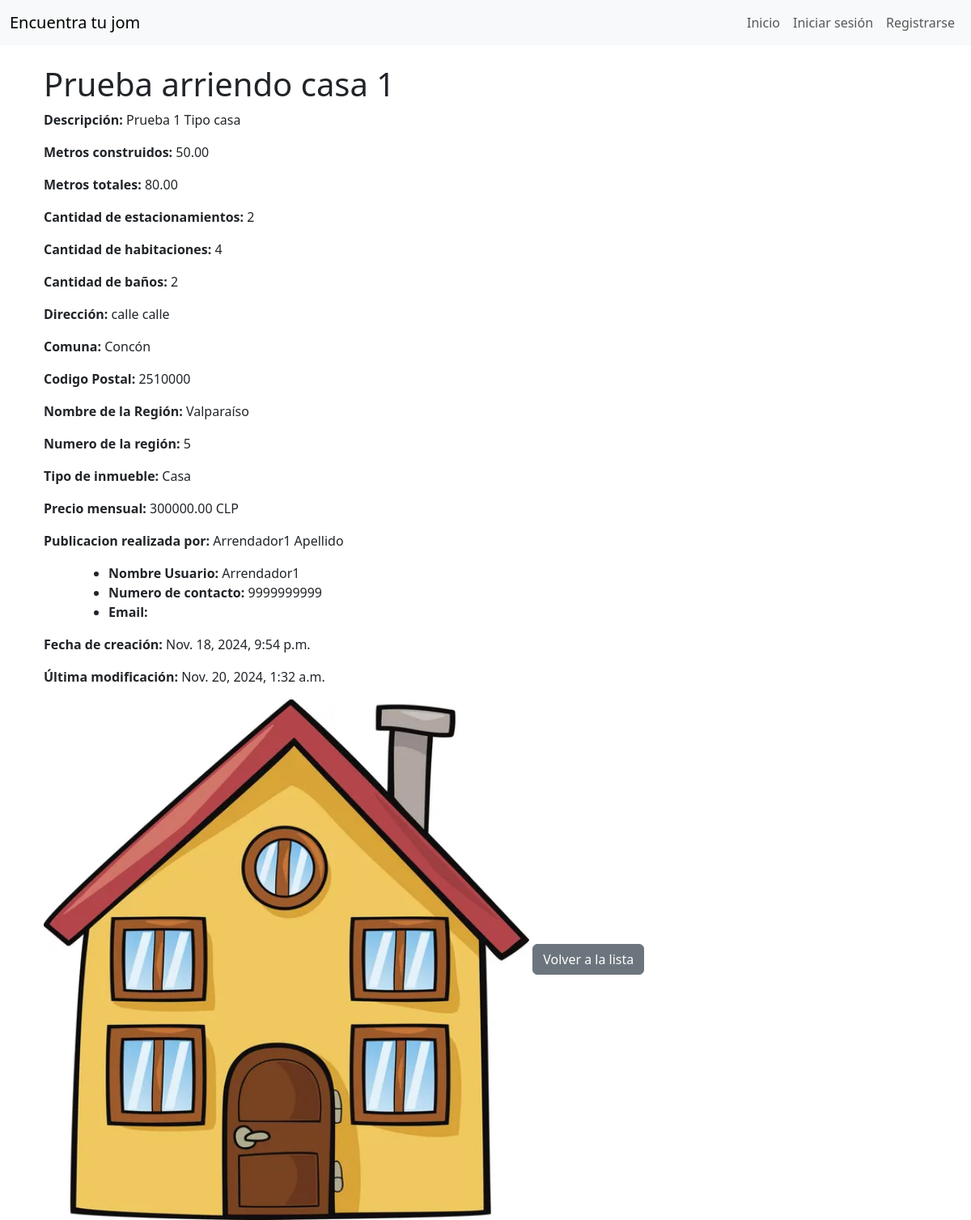
Screenshot of /ver_mas_inmueble/1/ with the database file from the repository.
### gestion_inmuebles/models.py (models this page shows, shortened)
class Inmueble(models.Model):
    TIPO_INMUEBLE = [
        ('Casa', 'Casa'),
        ('Departamento', 'Departamento'),
        ('Parcela', 'Parcela')
    ]
    nombre = models.CharField(max_length=100)
    descripcion = models.TextField()
    metros_construidos = models.DecimalField(
        max_digits=10,
        decimal_places=2,
        validators=[MinValueValidator(0.01)]
        )
    metros_totales = models.DecimalField(
        max_digits=10,
        decimal_places=2,
        validators=[MinValueValidator(0.01)]
    )
    cantidad_estacionamientos = models.IntegerField(validators=[MinValueValidator(1)])
    cantidad_habitaciones = models.IntegerField(validators=[MinValueValidator(1)])
    cantidad_banos = models.IntegerField(validators=[MinValueValidator(1)])
    direccion = models.CharField(max_length=255)
    comuna = models.ForeignKey(Comuna, on_delete=models.SET_NULL, null=True)
    tipo_inmueble = models.CharField(max_length=20, choices=TIPO_INMUEBLE)
    precio_mensual = models.DecimalField(max_digits=12, decimal_places=2,validators=[MinValueValidator(0.01)])
    arrendador = models.ForeignKey(Perfil, on_delete=models.CASCADE, related_name='propiedades')
    fecha_creacion = models.DateTimeField(auto_now_add=True)
    ultima_modificacion = models.DateTimeField(auto_now=True)
    imagen = models.ImageField(upload_to='static/', null=True, blank=True)

class Comuna(models.Model):
    nombre_comuna = models.CharField(max_length=100)
    codigo_postal = models.CharField(max_length=10, null=True)
    region = models.ForeignKey(Region, on_delete=models.CASCADE, related_name='comunas')

class Region(models.Model):
    nombre_region = models.CharField(max_length=100)
    numero_region = models.CharField(max_length=10, null=True)

class Perfil(models.Model):
    TIPO_USUARIO = [
        ('Arrendatario', 'Arrendatario'),
        ('Arrendador', 'Arrendador')
    ]
    usuario = models.OneToOneField(User, on_delete=models.CASCADE)
    nombres = models.CharField(max_length=100)
    apellidos = models.CharField(max_length=100)
    rut = models.CharField(max_length=12, unique=True)
    direccion = models.CharField(max_length=255)
    telefono = models.CharField(max_length=15)
    correo_electronico = models.EmailField()
    tipo_usuario = models.CharField(max_length=12, choices=TIPO_USUARIO)
    comuna = models.ForeignKey(Comuna, on_delete=models.SET_NULL, null=True)

### gestion_inmuebles/views.py (the view)
# urls.py: path('ver_mas_inmueble/<int:id>/', views.ver_mas_inmueble, name='ver_mas_inmueble'),
def ver_mas_inmueble(request, id):
    inmueble = get_object_or_404(Inmueble, id=id)
    return render(request, 'ver_mas_inmueble.html', {'inmueble': inmueble})

### templates/ver_mas_inmueble.html
{% extends 'base.html' %}
{% block content %}
  <div class="container">
    <h1>{{ inmueble.nombre }}</h1>
    <div>
      <p><strong>Descripción:</strong> {{ inmueble.descripcion }}</p>
      <p><strong>Metros construidos:</strong> {{ inmueble.metros_construidos }}</p>
      <p><strong>Metros totales:</strong> {{ inmueble.metros_totales }}</p>
      <p><strong>Cantidad de estacionamientos:</strong> {{ inmueble.cantidad_estacionamientos }}</p>
      <p><strong>Cantidad de habitaciones:</strong> {{ inmueble.cantidad_habitaciones }}</p>
      <p><strong>Cantidad de baños:</strong> {{ inmueble.cantidad_banos }}</p>
      <p><strong>Dirección:</strong> {{ inmueble.direccion }}</p>
      <p><strong>Comuna:</strong> {{ inmueble.comuna.nombre_comuna }}</p>
      <p><strong>Codigo Postal:</strong>  {{ inmueble.comuna.codigo_postal }}</p>
      <p><strong>Nombre de la Región:</strong>  {{ inmueble.comuna.region.nombre_region }}</p>
      <p><strong>Numero de la región:</strong> {{ inmueble.comuna.region.numero_region }} </p>
      <p><strong>Tipo de inmueble:</strong> {{ inmueble.tipo_inmueble }}</p>
      <p><strong>Precio mensual:</strong> {{ inmueble.precio_mensual }} CLP</p>
      <p><strong>Publicacion realizada por:</strong> {{ inmueble.arrendador.nombres }} {{ inmueble.arrendador.apellidos }}</p>
      <div class="px-5">
        <ul class="">
          <li><strong>Nombre Usuario:</strong> {{ inmueble.arrendador.usuario }}</li>
          <li><strong>Numero de contacto:</strong> {{ inmueble.arrendador.telefono }}</li>
          <li><strong>Email:</strong> {{ inmueble.arrendador.email }}</li>
        </ul>
      </div>
      <p><strong>Fecha de creación:</strong> {{ inmueble.fecha_creacion }}</p>
      <p><strong>Última modificación:</strong> {{ inmueble.ultima_modificacion}}</p>
      {% if inmueble.imagen %}
        <img src="{{ inmueble.imagen.url }}" alt="Imagen del inmueble" style="width:100%; max-width: 600px;"/>
      {% endif %}
      <a href="{% url 'home' %}" class="btn btn-secondary">Volver a la lista</a>
    </div>
  </div>
{% endblock %}

### rows the page displays
Inmueble: nombre "Prueba arriendo casa 1", descripcion "Prueba 1 Tipo casa", metros_construidos "50.00", metros_totales "80.00", cantidad_estacionamientos "2", cantidad_habitaciones "4", cantidad_banos "2", direccion "calle calle", comuna.nombre_comuna "Concón", comuna.codigo_postal "2510000", comuna.region.nombre_region "Valparaíso", comuna.region.numero_region "5", tipo_inmueble "Casa", precio_mensual "300000.00", arrendador.nombres "Arrendador1", arrendador.apellidos "Apellido", arrendador.usuario "Arrendador1", arrendador.telefono "9999999999", fecha_creacion "Nov. 18, 2024, 9:54 p.m.", ultima_modificacion "Nov. 20, 2024, 1:32 a.m.", imagen (picture)
